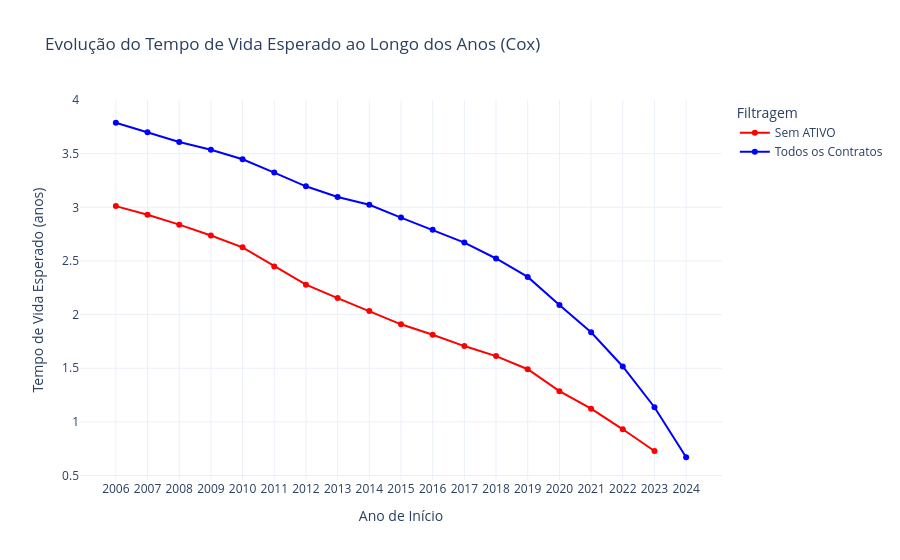

This figure's notebook cell:
### Code cell
analisar_sobrevivencia_cox_todos(tabela_nova_df)

### Figure 1 — Plotly figure (JSON) as saved in the notebook; plotly's stock layout.template omitted (floating-point values rounded to 4 significant figures)
{"data": [{"line": {"color": "red"}, "mode": "lines+markers", "name": "Sem ATIVO", "type": "scatter", "x": ["2006", "2007", "2008", "2009", "2010", "2011", "2012", "2013", "2014", "2015", "2016", "2017", "2018", "2019", "2020", "2021", "2022", "2023"], "y": [3.011, 2.931, 2.838, 2.738, 2.627, 2.449, 2.279, 2.154, 2.034, 1.91, 1.812, 1.707, 1.613, 1.491, 1.286, 1.123, 0.9311, 0.7288]}, {"line": {"color": "blue"}, "mode": "lines+markers", "name": "Todos os Contratos", "type": "scatter", "x": ["2006", "2007", "2008", "2009", "2010", "2011", "2012", "2013", "2014", "2015", "2016", "2017", "2018", "2019", "2020", "2021", "2022", "2023", "2024"], "y": [3.788, 3.701, 3.609, 3.536, 3.448, 3.324, 3.196, 3.096, 3.024, 2.904, 2.79, 2.671, 2.523, 2.351, 2.088, 1.835, 1.516, 1.137, 0.6705]}], "layout": {"legend": {"title": {"text": "Filtragem"}}, "title": {"text": "Evolução do Tempo de Vida Esperado ao Longo dos Anos (Cox)"}, "xaxis": {"title": {"text": "Ano de Início"}}, "yaxis": {"title": {"text": "Tempo de Vida Esperado (anos)"}}}}
